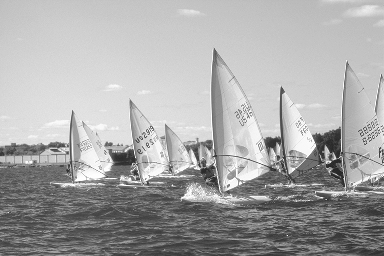
%> input picture Lab 4/yacht.tif, 384 x 256 px
$ octave Pt16_2_1.m   (GNU Octave 9; MATLAB toolbox functions it lacks are replaced by stand-ins)
%> lines starting %> are read from the running program, lines starting %| are printed output that depends on the picture
% Read the 8-bit monochrome image into a matrix
A = imread('yacht.tif');
%> A is the input picture: size 256x384 uint8; min 34, max 255, mean 168

% Display the image
figure, imshow(A), title('Original Image');

% Convert the image to double for processing
B = double(A);

% Horizontal flip: reverse the order of columns
horizontally_flipped = fliplr(B);
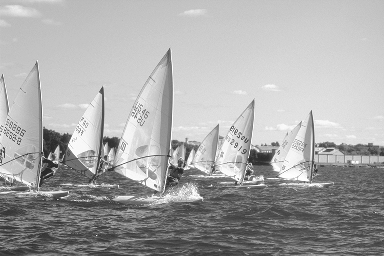
%> horizontally_flipped: size 256x384 double; min 34, max 255, mean 168; mean of the top-left, top-right, bottom-left and bottom-right quarters 197.1, 210.7, 131, 133.2
figure, imshow(horizontally_flipped, []), title('Horizontally Flipped Image');

% Vertical flip: reverse the order of rows
vertically_flipped = flipud(B);
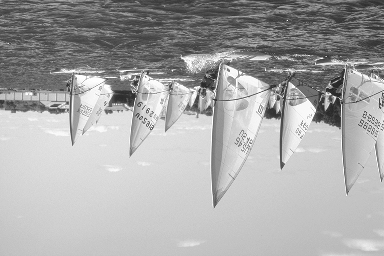
%> vertically_flipped: size 256x384 double; min 34, max 255, mean 168; mean of the top-left, top-right, bottom-left and bottom-right quarters 133.2, 131, 210.7, 197.1
figure, imshow(vertically_flipped, []), title('Vertically Flipped Image');

% Negative image: subtract each pixel from 255
negative_image = 255 - B;
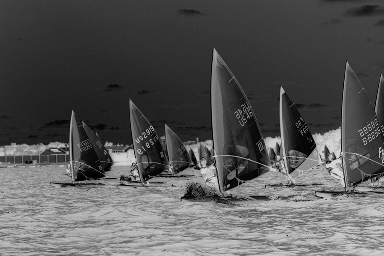
%> negative_image: size 256x384 double; min 0, max 221, mean 87
figure, imshow(negative_image, []), title('Negative Image');

% Multiply each pixel of the original image by 1.5
% Clip the result to the range [0, 255] to ensure it's still an 8-bit value
brightened_image = min(B * 1.5, 255);
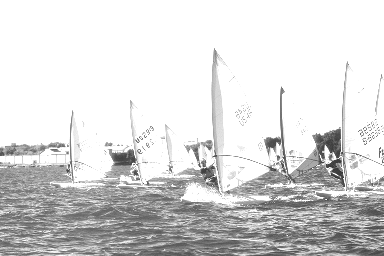
%> brightened_image: size 256x384 double; min 51, max 255, mean 217.1
figure, imshow(brightened_image, []), title('Brightened Image (1.5x)');
